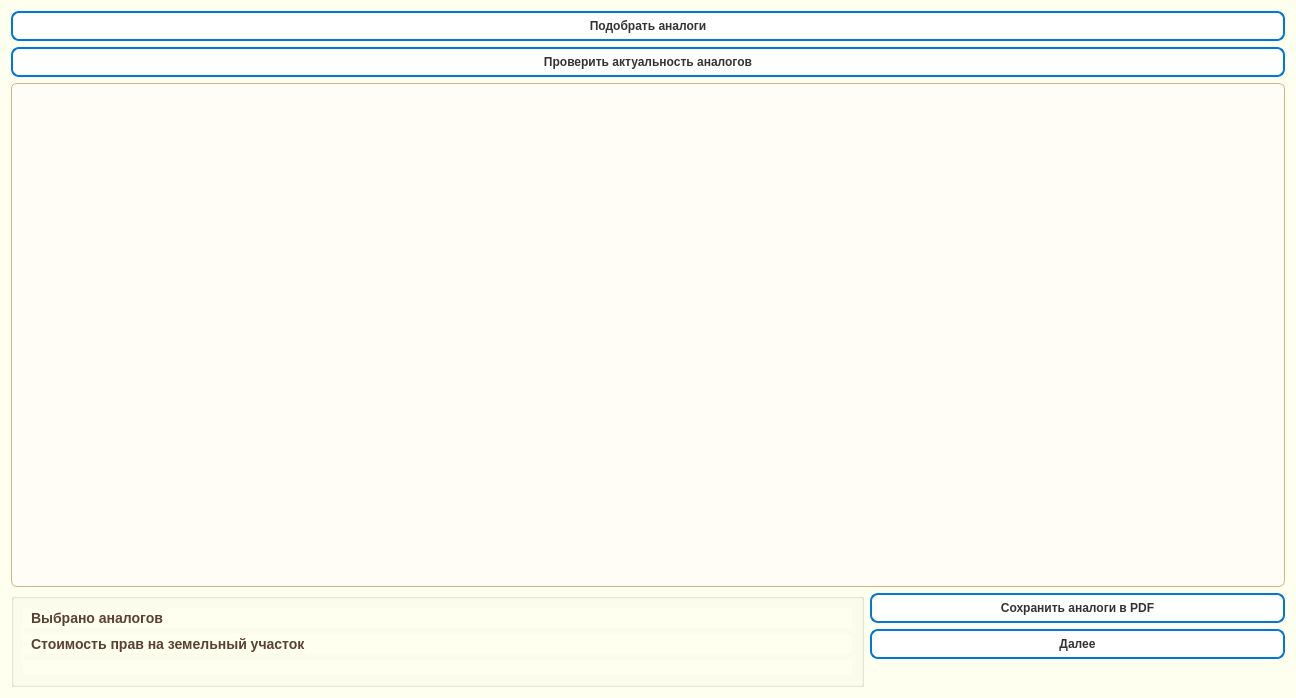
<?xml version="1.0" encoding="UTF-8"?>
<ui version="4.0">
 <class>Form</class>
 <widget class="QWidget" name="Form">
  <property name="geometry">
   <rect>
    <x>0</x>
    <y>0</y>
    <width>1296</width>
    <height>698</height>
   </rect>
  </property>
  <property name="windowTitle">
   <string>Form</string>
  </property>
  <property name="styleSheet">
   <string notr="true">QMenuBar {
    background-color: #fdfdfd;
    border: 1px solid #cccccc;
}

QMenuBar::item {
    spacing: 4px;
    padding: 6px 14px;
    background: transparent;
    color: #333;
}

QMenuBar::item:selected {
    background: #cce0ff;
    color: #000;
    border-radius: 6px;
}

QMenu {
    background-color: #ffffff;
    border: 1px solid #c0c0c0;
    padding: 4px;
    border-radius: 6px;
}

QMenu::item {
    padding: 6px 18px;
    background-color: transparent;
    color: #333;
    border-radius: 4px;
}

QMenu::item:selected {
    background-color: #e6f0ff;
    color: #000;
}
QWidget {
    background-color: #fffff0;
}

</string>
  </property>
  <layout class="QGridLayout" name="gridLayout">
   <item row="5" column="1">
    <widget class="QPushButton" name="pushButton_next">
     <property name="styleSheet">
      <string notr="true">QPushButton {
    background-color: #ffffff;
    color: #333333;
    border: 2px solid #0078d7;         /* синий акцент */
    border-radius: 8px;
    padding: 6px 12px;
    font-weight: bold;
}

QPushButton:hover {
    background-color: #e6f0ff;         /* светло-синий при наведении */
}

QPushButton:pressed {
    background-color: #cce0ff;         /* темнее при нажатии */
}

QPushButton:disabled {
    background-color: #f0f0f0;
    color: #a0a0a0;
    border: 1px solid #cccccc;
}
#pushButton_duplicate {
    background-color: #f9f9f9;
    border: 2px solid #28a745;   /* зелёный */
    border-radius: 8px;
    padding: 6px 14px;
}
#pushButton_duplicate:hover {
    background-color: #e6ffe9;
}
</string>
     </property>
     <property name="text">
      <string>Далее</string>
     </property>
    </widget>
   </item>
   <item row="2" column="0" colspan="2">
    <widget class="QTableWidget" name="tableWidget_land_valuate">
     <property name="styleSheet">
      <string notr="true"> QTableWidget {
    background-color: #fffdf5;         /* слегка тёплый фон */
    color: #5c4033;                    /* основной тёплый текст */
    border: 1px solid #d2b48c;         /* светло-коричневая рамка */
    border-radius: 6px;
    padding: 10px;
    font-size: 14px;
    font-family: &quot;Segoe UI&quot;, &quot;Arial&quot;, sans-serif;
}
QHeaderView::section {
    background-color: #fffdf5;
    color: #5c4033;
    padding: 4px;
    font-size: 13px;
    font-family: &quot;Segoe UI&quot;, &quot;Arial&quot;, sans-serif;
}
</string>
     </property>
    </widget>
   </item>
   <item row="1" column="0" colspan="2">
    <widget class="QPushButton" name="pushButton_check_land_analogs">
     <property name="font">
      <font>
       <pointsize>9</pointsize>
       <weight>75</weight>
       <bold>true</bold>
      </font>
     </property>
     <property name="styleSheet">
      <string notr="true">QPushButton {
    background-color: #ffffff;
    color: #333333;
    border: 2px solid #0078d7;         /* синий акцент */
    border-radius: 8px;
    padding: 6px 12px;
    font-weight: bold;
}

QPushButton:hover {
    background-color: #e6f0ff;         /* светло-синий при наведении */
}

QPushButton:pressed {
    background-color: #cce0ff;         /* темнее при нажатии */
}

QPushButton:disabled {
    background-color: #f0f0f0;
    color: #a0a0a0;
    border: 1px solid #cccccc;
}
#pushButton_duplicate {
    background-color: #f9f9f9;
    border: 2px solid #28a745;   /* зелёный */
    border-radius: 8px;
    padding: 6px 14px;
}
#pushButton_duplicate:hover {
    background-color: #e6ffe9;
}
</string>
     </property>
     <property name="text">
      <string>Проверить актуальность аналогов</string>
     </property>
    </widget>
   </item>
   <item row="0" column="0" colspan="2">
    <widget class="QPushButton" name="pushButton__land_analog">
     <property name="font">
      <font>
       <pointsize>9</pointsize>
       <weight>75</weight>
       <bold>true</bold>
      </font>
     </property>
     <property name="styleSheet">
      <string notr="true">QPushButton {
    background-color: #ffffff;
    color: #333333;
    border: 2px solid #0078d7;         /* синий акцент */
    border-radius: 8px;
    padding: 6px 12px;
    font-weight: bold;
}

QPushButton:hover {
    background-color: #e6f0ff;         /* светло-синий при наведении */
}

QPushButton:pressed {
    background-color: #cce0ff;         /* темнее при нажатии */
}

QPushButton:disabled {
    background-color: #f0f0f0;
    color: #a0a0a0;
    border: 1px solid #cccccc;
}
#pushButton_duplicate {
    background-color: #f9f9f9;
    border: 2px solid #28a745;   /* зелёный */
    border-radius: 8px;
    padding: 6px 14px;
}
#pushButton_duplicate:hover {
    background-color: #e6ffe9;
}
</string>
     </property>
     <property name="text">
      <string>Подобрать аналоги</string>
     </property>
    </widget>
   </item>
   <item row="4" column="0" rowspan="3">
    <widget class="QGroupBox" name="groupBox">
     <property name="styleSheet">
      <string notr="true"> QTableWidget {
    background-color: #fffdf5;         /* слегка тёплый фон */
    color: #5c4033;                    /* основной тёплый текст */
    border: 1px solid #d2b48c;         /* светло-коричневая рамка */
    border-radius: 6px;
    padding: 10px;
    font-size: 14px;
    font-family: &quot;Segoe UI&quot;, &quot;Arial&quot;, sans-serif;
}
</string>
     </property>
     <property name="title">
      <string/>
     </property>
     <layout class="QGridLayout" name="gridLayout_2">
      <item row="2" column="0">
       <widget class="QLabel" name="label_cost_per_sotka">
        <property name="font">
         <font>
          <pointsize>10</pointsize>
          <weight>75</weight>
          <bold>true</bold>
         </font>
        </property>
        <property name="text">
         <string/>
        </property>
       </widget>
      </item>
      <item row="1" column="0">
       <widget class="QLabel" name="label_land_cost">
        <property name="font">
         <font>
          <pointsize>-1</pointsize>
          <weight>62</weight>
          <bold>true</bold>
         </font>
        </property>
        <property name="styleSheet">
         <string notr="true">QLabel {
    color: #5c4033;          /* тёмно-серый текст */
    font-size: 14px;
    font-weight: 500;
    padding: 2px 4px;
}
</string>
        </property>
        <property name="text">
         <string>Стоимость прав на земельный участок                                                                                                                                           </string>
        </property>
       </widget>
      </item>
      <item row="0" column="0">
       <widget class="QLabel" name="label_land_analog_count">
        <property name="font">
         <font>
          <pointsize>-1</pointsize>
          <weight>62</weight>
          <bold>true</bold>
         </font>
        </property>
        <property name="styleSheet">
         <string notr="true">QLabel {
    color: #5c4033;          /* тёмно-серый текст */
    font-size: 14px;
    font-weight: 500;
    padding: 2px 4px;
}
</string>
        </property>
        <property name="text">
         <string>Выбрано аналогов </string>
        </property>
       </widget>
      </item>
     </layout>
    </widget>
   </item>
   <item row="4" column="1">
    <widget class="QPushButton" name="pushButton_save_analogs_to_pdf">
     <property name="styleSheet">
      <string notr="true">QPushButton {
    background-color: #ffffff;
    color: #333333;
    border: 2px solid #0078d7;         /* синий акцент */
    border-radius: 8px;
    padding: 6px 12px;
    font-weight: bold;
}

QPushButton:hover {
    background-color: #e6f0ff;         /* светло-синий при наведении */
}

QPushButton:pressed {
    background-color: #cce0ff;         /* темнее при нажатии */
}

QPushButton:disabled {
    background-color: #f0f0f0;
    color: #a0a0a0;
    border: 1px solid #cccccc;
}
#pushButton_duplicate {
    background-color: #f9f9f9;
    border: 2px solid #28a745;   /* зелёный */
    border-radius: 8px;
    padding: 6px 14px;
}
#pushButton_duplicate:hover {
    background-color: #e6ffe9;
}
</string>
     </property>
     <property name="text">
      <string>Сохранить аналоги в PDF</string>
     </property>
    </widget>
   </item>
  </layout>
 </widget>
 <resources/>
 <connections/>
</ui>
